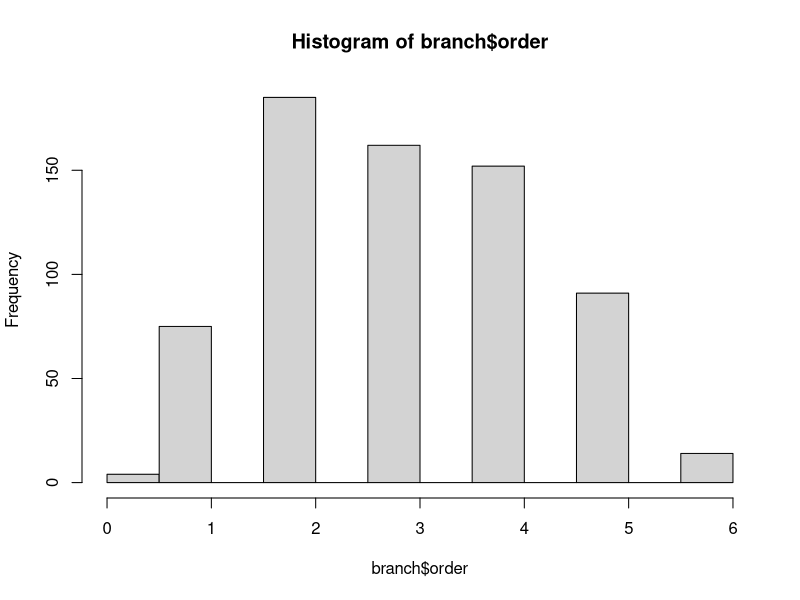
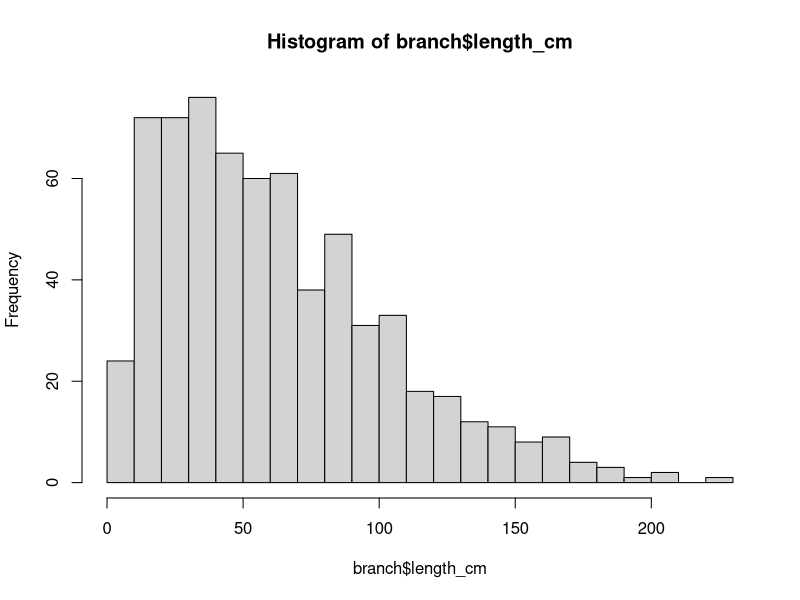
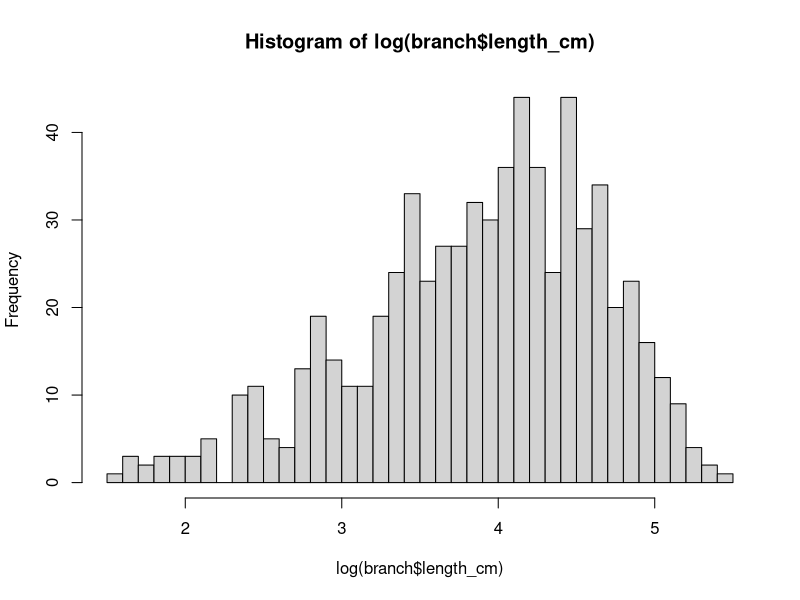
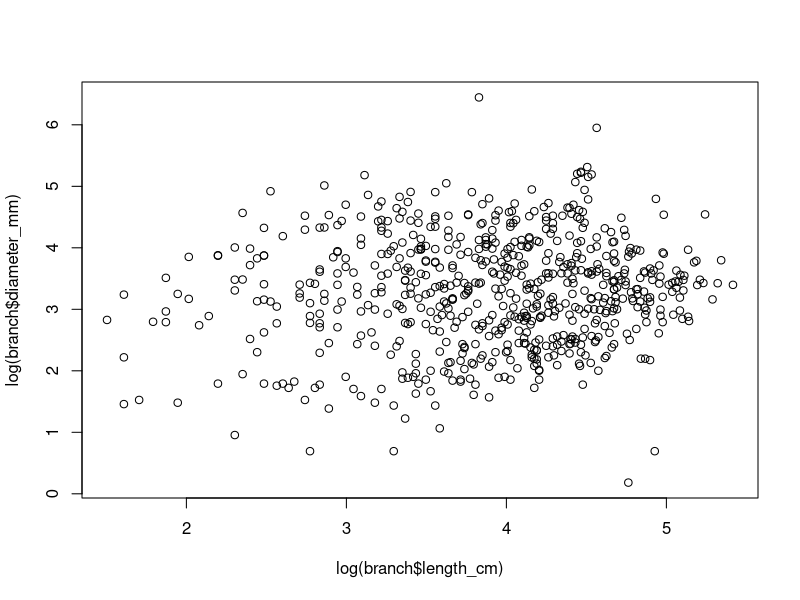

Recreate these plots in R, in order. (Note: this script raises an error after producing the figures.)
###This file summarizes data for the Branching Architecture analysis.

branch <- read.csv("BranchSegments.csv", sep=',', header=T)
twig <- read.csv("TwigSegments.csv", sep=',', header=T)
tree15 <- read.csv("WholeTree15.csv", sep=',', header=T)


hist(branch$order)
hist(branch$length_cm, breaks=30) #gamma dist
hist(log(branch$length_cm), breaks=30) #log normal

plot(log(branch$length_cm), log(branch$diameter_mm))
volumelm <- lm(log(branch$diameter)~log(branch$length_cm)) #NS R^2 = 0.003
trees = c(1,7,10,15)

##Branching Ratio
#all 
no_branched <- list()
avg_ratio <- matrix(ncol=2, nrow=15)
for(i in trees){
	tree <- branch[branch$tree==i,]
	no_branched[[i]] <- matrix(ncol=3, nrow=(length(tree[,1])-1))
	for(j in 1:(length(tree[,1])-1)){
		no_branched[[i]][j,1] = j
		no_branched[[i]][j,2] = (length(tree[tree$parent==j,][,1])-1)
		order <- subset(tree, branch==j, select = order)
		no_branched[[i]][j,3] = order[,1]
	}
	tree_lim <- no_branched[[i]][no_branched[[i]][,2]>0,]
	avg_ratio[i,1] = i
	avg_ratio[i,2] = mean(tree_lim[,2])
}
	
#by order
avg_ratio_order <- matrix(ncol=7, nrow=15)
for (i in trees){
	tree_lim <- no_branched[[i]][no_branched[[i]][,2]>1,]
	avg_ratio_order[i,1] = i
	for (j in unique(tree_lim[,3])){
		order <- subset(tree_lim, tree_lim[,3]==j)
		avg_ratio_order[i,(j+1)] = mean(order[,2])
	}
}

##Twigs Summary for 15
branches15 <- length(branch[branch$tree==15,][,1])
summary_twigs <- matrix(ncol=4, nrow=(branches15-1))
for (i in 1:(branches15-1)){
	sub_twig <- twig[twig$parent==i,]
	summary_twigs[i,1] = i
	summary_twigs[i,3] = length(sub_twig[sub_twig$spur=='y',][,1]) #spurs
	summary_twigs[i,4] = length(sub_twig[sub_twig$length==0,][,1]) #scars
	summary_twigs[i,2] = length(sub_twig[,1]-(summary_twigs[i,3]+summary_twigs[i,4])) #twigs
}

write.csv(summary_twigs,"TwigSummary15.csv")

#length vs. twigs/scars/stems
plot(branch$length_cm, branch$twigs)
plot(branch$length_cm, branch$scars)
plot(branch$length_cm, branch$spurs)

#order vs. twigs/scars/stems
plot(branch$order, branch$twigs)
plot(branch$order, branch$scars)
plot(branch$order, branch$spurs)

#rank vs. order
branches <- tree15[1:265,]
plot(branches$order,log(branches$rank))
g_rank_v_order <- glm(log(branches$rank)~branches$order, family = gaussian)
rank_v_order <- lm(log(branches$rank)~branches$order) #R2 = 0.4153

#length vs. order/rank
plot(tree15$order, tree15$length_cm)
plot(log(branches$rank), branches$length_cm) #What could be causing this separation?


#vertical accumulation of stems/leaves/mass (by scaffold)